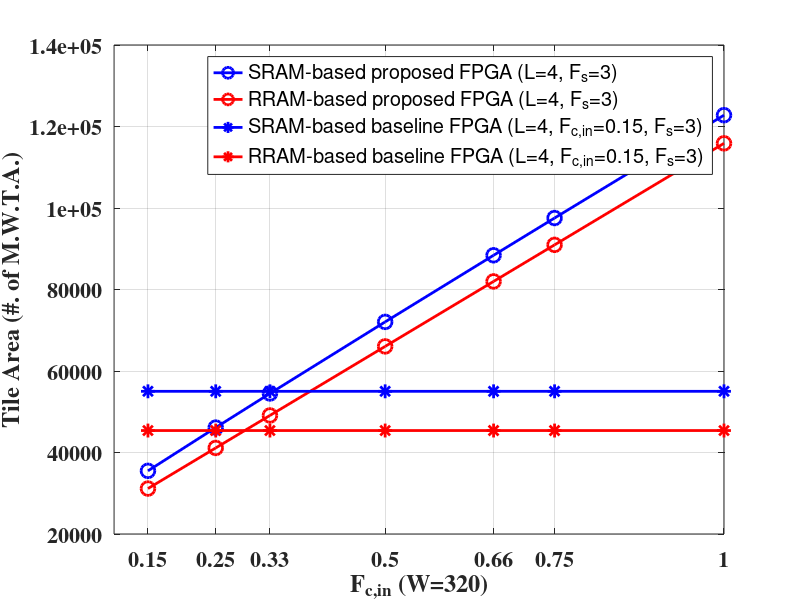
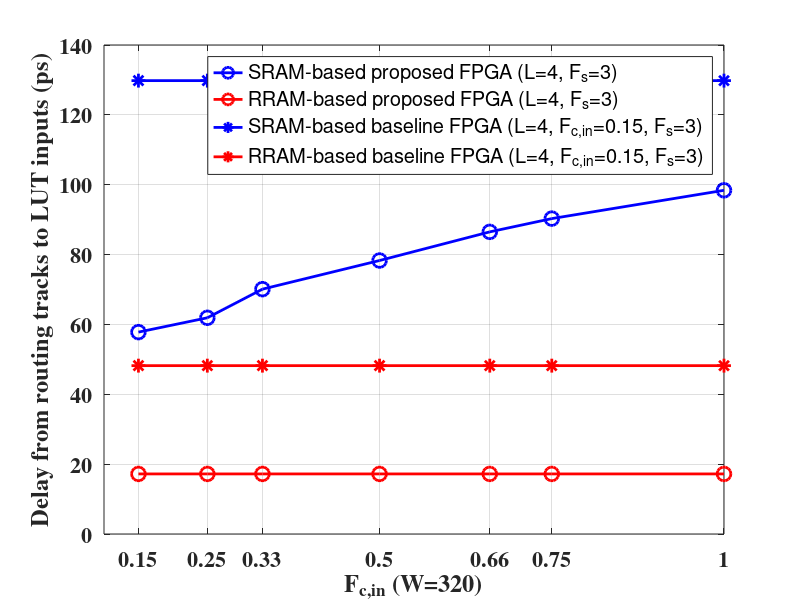
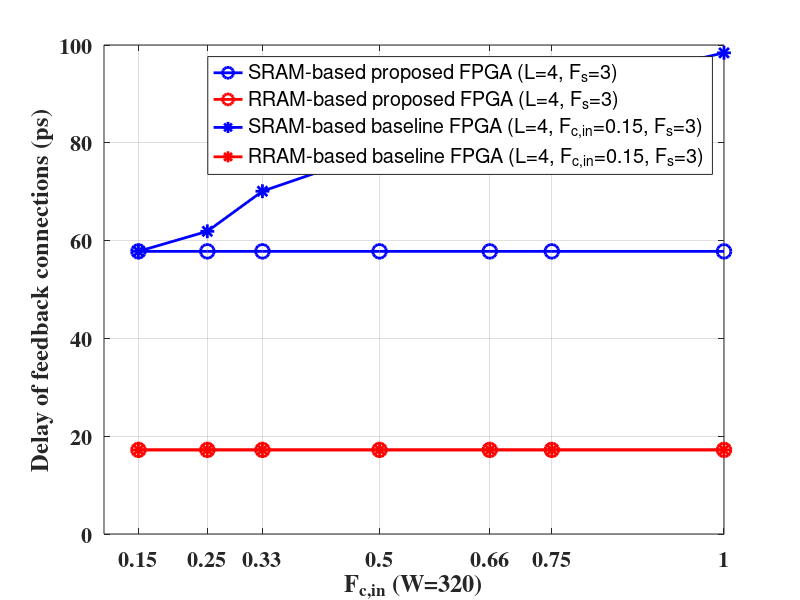
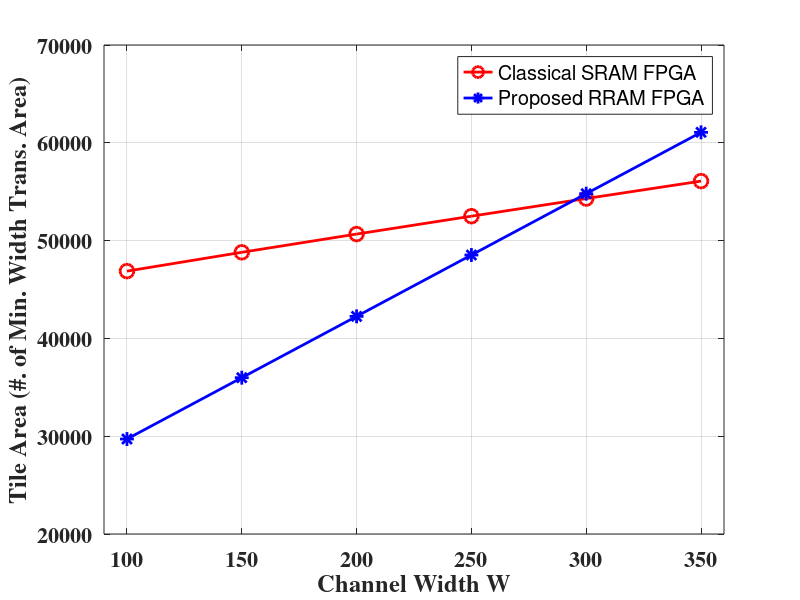

Reproduce these figures in MATLAB, in order. (Note: this script raises an error after producing the figures.)
%% A Clear Start
clear all;
close all;

%% Data
CW_list = [{'W=320'}];
Arch_list = [{'SRAM-based proposed FPGA (L=4, F_{s}=3)'},{'RRAM-based proposed FPGA (L=4, F_{s}=3)'},{'SRAM-based baseline FPGA (L=4, F_{c,in}=0.15, F_{s}=3)'}, {'RRAM-based baseline FPGA (L=4, F_{c,in}=0.15, F_{s}=3)'}];
fc_in = [0.15, 0.25, 0.33, 0.5, 0.66, 0.75, 1];
tile_area_iib_sram_W320 = [35496,46113.9,54485.03, 72049.87, 88398.89, 97540.53, 122783.79];
tile_area_iib_rram_W320 = [31151.82,41119.02, 49092.78, 66037.01, 81984.53, 90955.01, 115873.00];
tile_area_classical_sram_W320 = [55015.41, 55015.41,55015.41,55015.41,55015.41,55015.41,55015.41];
tile_area_classical_rram_W320 = [45390, 45390, 45390, 45390, 45390, 45390, 45390];
delay_iib_sram_W320 = [57.8,61.9,70.1,78.3,86.5,90.3,98.4];
delay_classical_sram_W320 = [129.8, 129.8, 129.8, 129.8, 129.8, 129.8, 129.8];
delay_iib_rram_W320 = [17.2, 17.2, 17.2, 17.2, 17.2, 17.2, 17.2];
delay_classical_rram_W320 = [48.2, 48.2, 48.2, 48.2, 48.2, 48.2, 48.2];

delay_feedback_classical_sram_W320 = [57.8,61.9,70.1,78.3,86.5,90.3,98.4];
delay_feedback_iib_sram_W320 = [57.8, 57.8, 57.8, 57.8, 57.8, 57.8, 57.8];
delay_feedback_classical_rram_W320 = [17.2, 17.2, 17.2, 17.2, 17.2, 17.2, 17.2];
delay_feedback_iib_rram_W320 = [17.2, 17.2, 17.2, 17.2, 17.2, 17.2, 17.2];

% Fig. 1, Area Comparison 
fig_handle1 = figure;
plot(fc_in, tile_area_iib_sram_W320,'b-o','LineWidth', 2, 'MarkerSize',10);
hold on
plot(fc_in, tile_area_iib_rram_W320,'r-o','LineWidth', 2, 'MarkerSize',10);
hold on
plot(fc_in, tile_area_classical_sram_W320,'b-*','LineWidth', 2, 'MarkerSize',10);
hold on
plot(fc_in, tile_area_classical_rram_W320,'r-*','LineWidth', 2, 'MarkerSize',10);
hold on
%title('R_{on} and W_{prog}, RRAM2T1R Structure','FontSize',18)
xlabel('F_{c,in} (W=320)','FontSize',16, 'FontWeight','bold', 'FontName', 'Times');
ylabel('Tile Area (#. of M.W.T.A.)','FontSize',18, 'FontWeight','bold', 'FontName', 'Times');
set(gca,'xlim',[0.1 1],'Fontsize',16, 'FontWeight','bold', 'FontName', 'Times');
set(gca,'XTick',fc_in);
%set(gca,'XTickLabel',fc_in);
%set(gca,'ylim',[10 22],'Fontsize',16, 'FontWeight','bold', 'FontName', 'Times');
hleg = legend(Arch_list);
set(fig_handle1, 'Position', [1 1 800 600]);
grid on

% Fig. 2, Delay Comparison - Routing track to LUT input
fig_handle2 = figure;
plot(fc_in, delay_iib_sram_W320,'b-o','LineWidth', 2, 'MarkerSize',10);
hold on
plot(fc_in, delay_iib_rram_W320,'r-o','LineWidth', 2, 'MarkerSize',10);
hold on
plot(fc_in, delay_classical_sram_W320,'b-*','LineWidth', 2, 'MarkerSize',10);
hold on
plot(fc_in, delay_classical_rram_W320,'r-*','LineWidth', 2, 'MarkerSize',10);
hold on
%title('R_{on} and W_{prog}, RRAM2T1R Structure','FontSize',18)
xlabel('F_{c,in} (W=320)','FontSize',16, 'FontWeight','bold', 'FontName', 'Times');
ylabel('Delay from routing tracks to LUT inputs (ps)','FontSize',18, 'FontWeight','bold', 'FontName', 'Times');
set(gca,'xlim',[0.1 1],'Fontsize',16, 'FontWeight','bold', 'FontName', 'Times');
set(gca,'XTick',fc_in);
%set(gca,'XTickLabel',fc_in);
%set(gca,'ylim',[10 22],'Fontsize',16, 'FontWeight','bold', 'FontName', 'Times');
hleg = legend(Arch_list);
set(fig_handle2, 'Position', [1 1 800 600]);
grid on

% Fig. 3, Delay Comparison - Feedback interconnection 
fig_handle3 = figure;
plot(fc_in, delay_feedback_iib_sram_W320,'b-o','LineWidth', 2, 'MarkerSize',10);
hold on
plot(fc_in, delay_feedback_iib_rram_W320,'r-o','LineWidth', 2, 'MarkerSize',10);
hold on
plot(fc_in, delay_feedback_classical_sram_W320,'b-*','LineWidth', 2, 'MarkerSize',10);
hold on
plot(fc_in, delay_feedback_classical_rram_W320,'r-*','LineWidth', 2, 'MarkerSize',10);
hold on
%title('R_{on} and W_{prog}, RRAM2T1R Structure','FontSize',18)
xlabel('F_{c,in} (W=320)','FontSize',16, 'FontWeight','bold', 'FontName', 'Times');
ylabel('Delay of feedback connections (ps)','FontSize',18, 'FontWeight','bold', 'FontName', 'Times');
set(gca,'xlim',[0.1 1],'Fontsize',16, 'FontWeight','bold', 'FontName', 'Times');
set(gca,'XTick',fc_in);
%set(gca,'XTickLabel',fc_in);
%set(gca,'ylim',[10 22],'Fontsize',16, 'FontWeight','bold', 'FontName', 'Times');
hleg = legend(Arch_list);
set(fig_handle3, 'Position', [1 1 800 600]);
grid on

%% Tile Area vs. channel width W
chanw_list = [100, 150, 200, 250, 300, 350];
% classical SRAM FPGA Arch
tile_area_sram_fpga = [46879.60, 48802.44, 50668.02, 52497.00, 54299.99, 56083.29];
% proposed RRAM FPGA Arch
tile_area_rram_fpga = [29711.13, 35982.81, 42254.49, 48526.18, 54797.86, 61069.54];
% FPGA arch
fpga_arch_list = [{'Classical SRAM FPGA'}, {'Proposed RRAM FPGA'}];

% Fig. 4, Area Comparison 
fig_handle4 = figure;
plot(chanw_list, tile_area_sram_fpga,'r-o','LineWidth', 2, 'MarkerSize',10);
hold on
plot(chanw_list, tile_area_rram_fpga,'b-*','LineWidth', 2, 'MarkerSize',10);
hold on
%title('R_{on} and W_{prog}, RRAM2T1R Structure','FontSize',18)
xlabel('Channel Width W','FontSize',16, 'FontWeight','bold', 'FontName', 'Times');
ylabel('Tile Area (#. of Min. Width Trans. Area)','FontSize',18, 'FontWeight','bold', 'FontName', 'Times');
set(gca,'xlim',[90 360],'Fontsize',16, 'FontWeight','bold', 'FontName', 'Times');
%set(gca,'XTick',chanw_list);
set(gca,'XTickLabel',chanw_list);
%set(gca,'ylim',[10 22],'Fontsize',16, 'FontWeight','bold', 'FontName', 'Times');
hleg = legend(fpga_arch_list);
set(fig_handle4, 'Position', [1 1 800 600]);
grid on

%% RRAM MUX 32-input prog. trans. sizing impact on delay
rram_mux32_nonisolate_one_level_sweep_wprog = [ % wprog, delay, leakage power, dynamic power, energy per toggle
1,2.537e-11,9.982e-07,1.801e-05,1.2449e-15;
1.1,2.5635e-11,1.011e-06,1.8485e-05,1.2744e-15;
1.2,2.5415e-11,1.023e-06,1.887e-05,1.29315e-15;
1.3,2.5685e-11,1.05e-06,1.937e-05,1.33085e-15;
1.4,2.491e-11,1.063e-06,1.9435e-05,1.32465e-15;
1.5,2.515e-11,1.076e-06,1.986e-05,1.35235e-15;
1.6,2.5405e-11,1.09e-06,2.031e-05,1.38685e-15;
1.7,2.5415e-11,1.104e-06,2.0605e-05,1.40595e-15;
1.8,2.5435e-11,1.118e-06,2.09e-05,1.4252e-15;
1.9,2.528e-11,1.138e-06,2.087e-05,1.41955e-15;
2,2.5605e-11,1.129e-06,2.1465e-05,1.4635e-15;
];
% Fig. 5, Delay Comparison - Wprog
fig_handle5 = figure;
%plot(rram_mux32_nonisolate_one_level_sweep_wprog(:,2)/1e-12,'b-o','LineWidth', 2, 'MarkerSize',10);
plot(rram_mux32_nonisolate_one_level_sweep_wprog(:,5)/1e-15,'b-o','LineWidth', 2, 'MarkerSize',10);
hold on
%title('Delay (ns) and Wprog','FontSize',18)
xlabel('Wprog (1 Wprog = 320nm)','FontSize',16, 'FontWeight','bold', 'FontName', 'Times');
%ylabel('Delay (ps)','FontSize',18, 'FontWeight','bold', 'FontName', 'Times');
ylabel('PDP (FJ)','FontSize',18, 'FontWeight','bold', 'FontName', 'Times');
%set(gca,'xlim',[0.1 1],'Fontsize',16, 'FontWeight','bold', 'FontName', 'Times');
%set(gca,'XTick',rram_mux32_nonisolate_one_level_sweep_wprog(:,1));
set(gca,'XTickLabel',rram_mux32_nonisolate_one_level_sweep_wprog(:,1));
%%set(gca,'ylim',[10 22],'Fontsize',16, 'FontWeight','bold', 'FontName', 'Times');
set(gca, 'Fontsize',16, 'FontWeight','bold', 'FontName', 'Times');
%hleg = legend({'RRAM MUX size=2'});
set(fig_handle5, 'Position', [1 1 650 500]);
grid on

%% TSMC40nm SRAM MUX (2-level) vs 4T1R MUX (1-level) in delay and power
mux_size_list = 2:2:32;
% TSMC 40nm SRAM MUX and RRAM MUX data
sram_mux_fig_data_tsmc40nm
 
% Fig. 6.2, Delay Comparison - SRAM MUX vs. 1-level RRAM MUX , diff. VDD
fig_handle6_2 = figure;
plot(sram_mux_0p9V(:,1), sram_mux_0p9V(:,2)/1e-12,'r-o','LineWidth', 2, 'MarkerSize',10);
hold on
plot(rram_mux_0p9V(:,1), rram_mux_0p9V(:,2)/1e-12,'b-*','LineWidth', 2, 'MarkerSize',10);
hold on
%title('Delay (ps) and MUX size N','FontSize',18)
xlabel('MUX size','FontSize',16, 'FontWeight','bold', 'FontName', 'Times');
ylabel('Delay (ps)','FontSize',18, 'FontWeight','bold', 'FontName', 'Times');
%set(gca,'xlim',[0.1 1],'Fontsize',16, 'FontWeight','bold', 'FontName', 'Times');
set(gca,'XTick', sram_mux_0p9V(:,1));
%set(gca,'XTickLabel',fc_in);
%set(gca,'ylim',[15 60],'Fontsize',16, 'FontWeight','bold', 'FontName', 'Times');
set(gca, 'Fontsize',16, 'FontWeight','bold', 'FontName', 'Times');
hleg = legend([{'SRAM MUX'}, {'4T1R MUX'}]);
set(fig_handle6_2, 'Position', [1 1 650 500]);
grid on

% Fig. 6.2, Power-Delay Product Comparison - SRAM MUX vs. 1-level RRAM MUX , diff. VDD
fig_handle6_3 = figure;
plot(sram_mux_0p9V(:,1), sram_mux_0p9V(:,2).*sram_mux_0p9V(:,4)/1e-15,'r-o','LineWidth', 2, 'MarkerSize',10);
hold on
plot(rram_mux_0p9V(:,1), rram_mux_0p9V(:,2).*rram_mux_0p9V(:,4)/1e-15,'b-*','LineWidth', 2, 'MarkerSize',10);
hold on
%title('Delay (ps) and MUX size N','FontSize',18)
xlabel('MUX size','FontSize',16, 'FontWeight','bold', 'FontName', 'Times');
ylabel('Energy (Power-Delay Product) (fJ)','FontSize',18, 'FontWeight','bold', 'FontName', 'Times');
%set(gca,'xlim',[0.1 1],'Fontsize',16, 'FontWeight','bold', 'FontName', 'Times');
set(gca,'XTick', sram_mux_0p9V(:,1));
%set(gca,'XTickLabel',fc_in);
%set(gca,'ylim',[15 60],'Fontsize',16, 'FontWeight','bold', 'FontName', 'Times');
set(gca, 'Fontsize',16, 'FontWeight','bold', 'FontName', 'Times');
hleg = legend([{'SRAM MUX'}, {'4T1R MUX'}]);
set(fig_handle6_3, 'Position', [1 1 650 500]);
grid on
